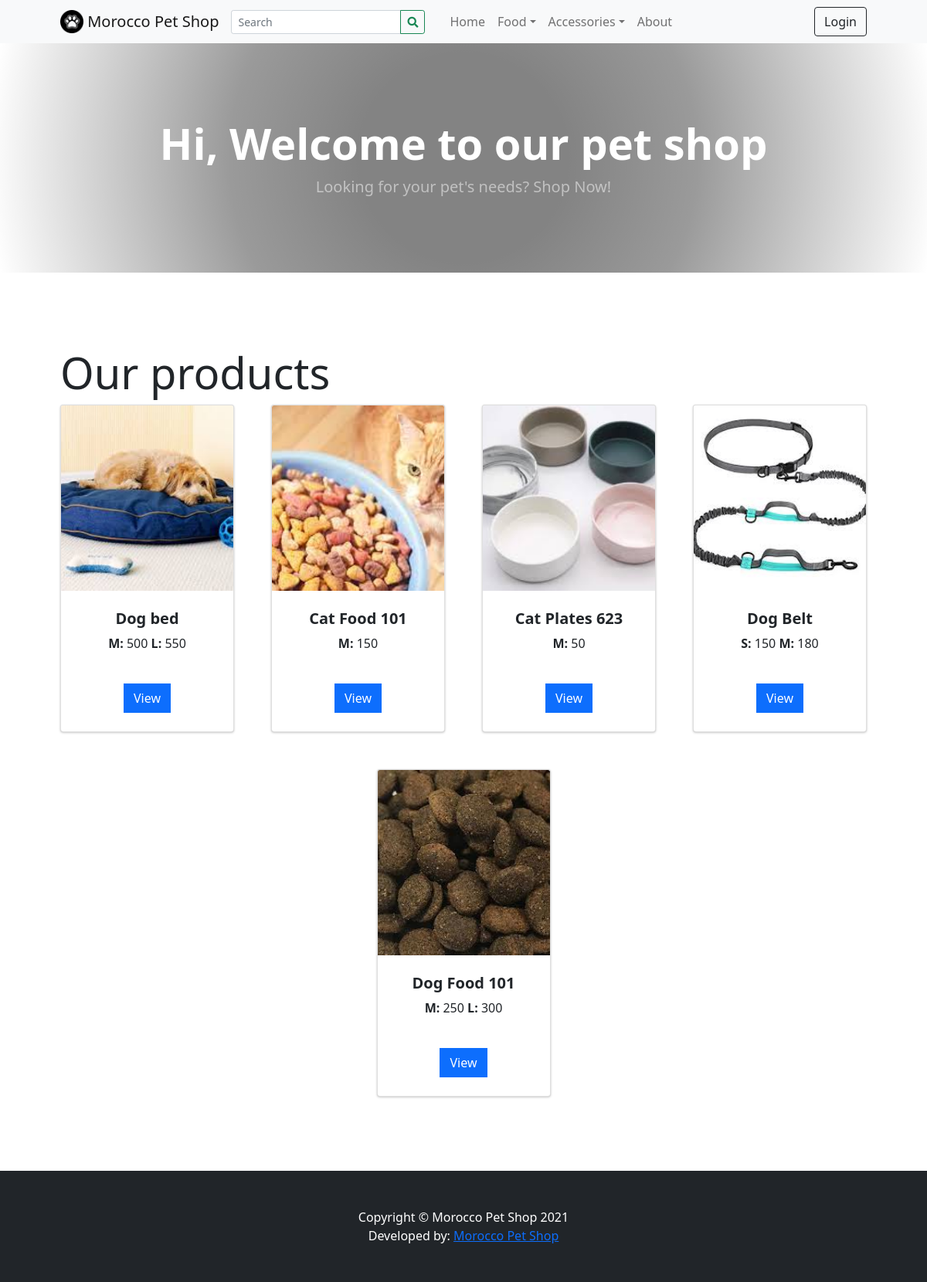
Before: / with the older database file.
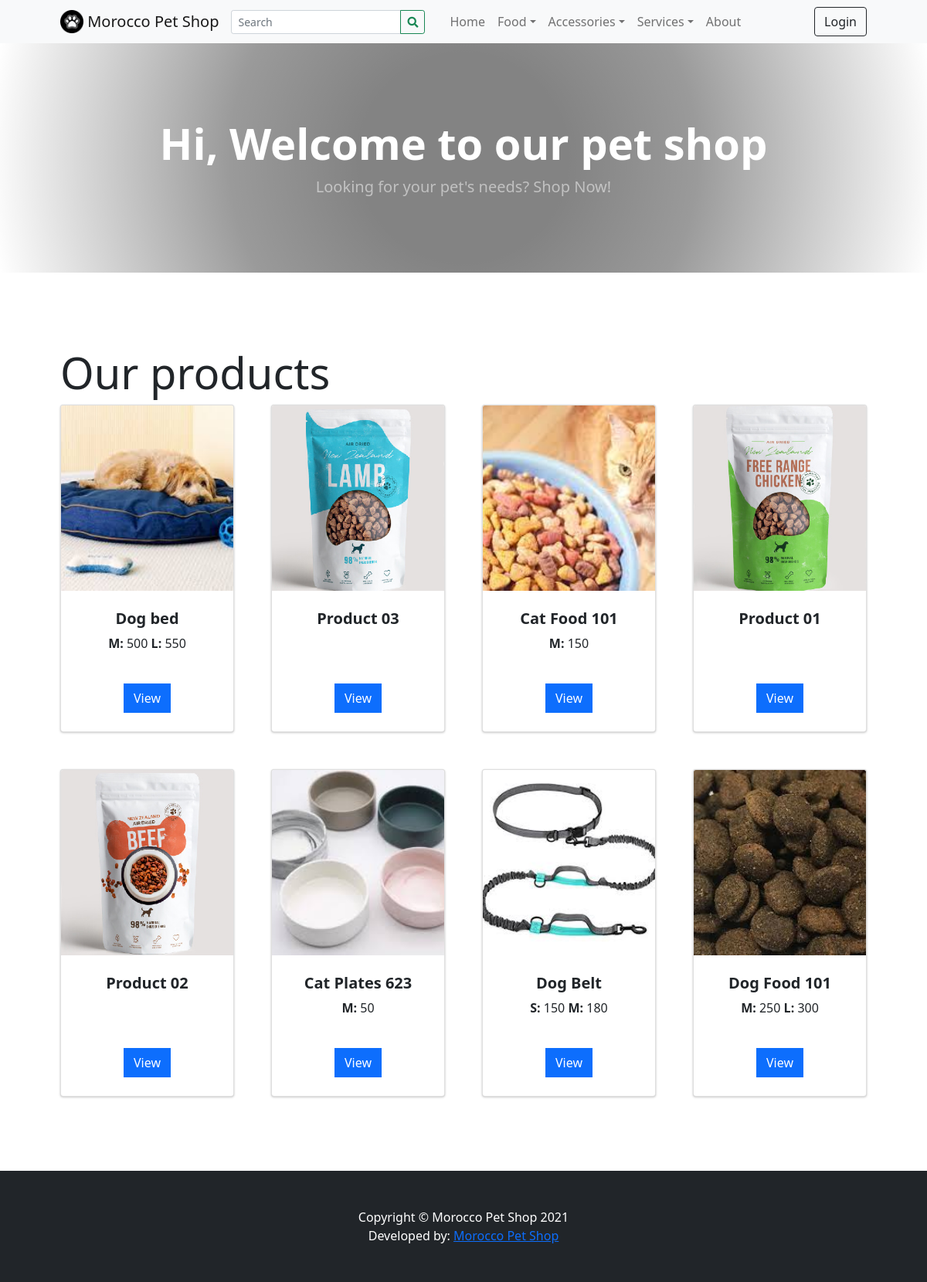
After: the same page with the newer database file.
### tables this page shows
CREATE TABLE `categories` (
  `id` int(30) NOT NULL,
  `category` varchar(250) NOT NULL,
  `description` text DEFAULT NULL,
  `status` tinyint(1) NOT NULL DEFAULT 1,
  `date_created` datetime NOT NULL DEFAULT current_timestamp()
);

CREATE TABLE `products` (
  `id` int(30) NOT NULL,
  `category_id` int(30) NOT NULL,
  `sub_category_id` int(30) NOT NULL,
  `product_name` varchar(250) NOT NULL,
  `description` text NOT NULL,
  `status` tinyint(1) NOT NULL DEFAULT 1,
  `date_created` datetime NOT NULL DEFAULT current_timestamp()
);

### classes/DBConnection.php (called while the page is built, shortened)
<?php
class DBConnection{
    private $host = DB_SERVER;
    private $username = DB_USERNAME;
    private $password = DB_PASSWORD;
    private $database = DB_NAME;
    public $conn;
    public function __construct(){
        if (!isset($this->conn)) {
            $this->conn = new mysqli($this->host, $this->username, $this->password, $this->database);
        }
    }
}
?>

### config.php (called while the page is built, shortened)
<?php
require_once('classes/DBConnection.php');
require_once('classes/SystemSettings.php');
function validate_image($file){
	if(!empty($file)){
		if(is_file(base_app.$file)){
			return base_url.$file;
		}else{
			return base_url.'dist/img/no-image-available.png';
		}
	}else{
		return base_url.'dist/img/no-image-available.png';
	}
}
?>

### inc/topBarNav.php (the view, shortened to what this page needs)
<nav class="navbar navbar-expand-lg navbar-light bg-light">
            <div class="container px-4 px-lg-5 ">
                <a class="navbar-brand" href="./">
                <img src="<?php echo validate_image($_settings->info('logo')) ?>" width="30" height="30" class="d-inline-block align-top" alt="" loading="lazy">
                <?php echo $_settings->info('short_name') ?>
                </a>
                <form class="form-inline" id="search-form">
                  <div class="input-group">
                    <input class="form-control form-control-sm form " type="search" placeholder="Search" aria-label="Search" name="search"  value="<?php echo isset($_GET['search']) ? $_GET['search'] : "" ?>"  aria-describedby="button-addon2">
                    <div class="input-group-append">
                      <button class="btn btn-outline-success btn-sm m-0" type="submit" id="button-addon2"><i class="fa fa-search"></i></button>
                    </div>
                  </div>
                </form>
                <div class="collapse navbar-collapse" id="navbarSupportedContent">
                    <ul class="navbar-nav me-auto mb-2 mb-lg-0 ms-lg-4">
                        <li class="nav-item"><a class="nav-link" aria-current="page" href="./">Home</a></li>
                        <?php
                        $cat_qry = $conn->query("SELECT * FROM categories where status = 1 ");
                        while($crow = $cat_qry->fetch_assoc()):
                          $sub_qry = $conn->query("SELECT * FROM sub_categories where status = 1 and parent_id = '{$crow['id']}' ");
                          if($sub_qry->num_rows <= 0):
                        ?>
                        <li class="nav-item"><a class="nav-link" aria-current="page" href="./?p=products&c=<?php echo md5($crow['id']) ?>"><?php echo $crow['category'] ?></a></li>
                        <?php else: ?>
                        <li class="nav-item dropdown">
                          <a class="nav-link dropdown-toggle" id="navbarDropdown<?php echo $crow['id'] ?>" href="#" role="button" data-toggle="dropdown" aria-expanded="false"><?php echo $crow['category'] ?></a></a>
                        </li>
                        <?php endif; ?>
                        <?php endwhile; ?>
                        <li class="nav-item"><a class="nav-link" href="./?p=about">About</a></li>
                    </ul>
                    <div class="d-flex align-items-center">
                      <?php if(!isset($_SESSION['userdata']['id'])): ?>
                        <button class="btn btn-outline-dark ml-2" id="login-btn" type="button">Login</button>
                        <?php endif; ?>
                    </div>
                </div>
            </div>
        </nav>

### inc/header.php (shortened to what this page needs)
<head>
    <link rel="stylesheet" href="<?php echo base_url ?>plugins/fontawesome-free/css/all.min.css">
    <link rel="stylesheet" href="<?php echo base_url ?>plugins/tempusdominus-bootstrap-4/css/tempusdominus-bootstrap-4.min.css">
  <link rel="stylesheet" href="<?php echo base_url ?>plugins/datatables-bs4/css/dataTables.bootstrap4.min.css">
  <link rel="stylesheet" href="<?php echo base_url ?>plugins/datatables-responsive/css/responsive.bootstrap4.min.css">
  <link rel="stylesheet" href="<?php echo base_url ?>plugins/datatables-buttons/css/buttons.bootstrap4.min.css">
  <link rel="stylesheet" href="<?php echo base_url ?>plugins/select2/css/select2.min.css">
  <link rel="stylesheet" href="<?php echo base_url ?>plugins/select2-bootstrap4-theme/select2-bootstrap4.min.css">
    <link rel="stylesheet" href="<?php echo base_url ?>plugins/icheck-bootstrap/icheck-bootstrap.min.css">
    <link rel="stylesheet" href="<?php echo base_url ?>plugins/jqvmap/jqvmap.min.css">
    <link rel="stylesheet" href="<?php echo base_url ?>dist/css/adminlte.css">
    <link rel="stylesheet" href="<?php echo base_url ?>dist/css/custom.css">
    <link rel="stylesheet" href="<?php echo base_url ?>assets/css/styles.css">
    <link rel="stylesheet" href="<?php echo base_url ?>plugins/overlayScrollbars/css/OverlayScrollbars.min.css">
    <link rel="stylesheet" href="<?php echo base_url ?>plugins/daterangepicker/daterangepicker.css">
    <link rel="stylesheet" href="<?php echo base_url ?>plugins/summernote/summernote-bs4.min.css">
  <link rel="stylesheet" href="<?php echo base_url ?>plugins/sweetalert2-theme-bootstrap-4/bootstrap-4.min.css">
  </head>

### home.php
 <header class="bg-dark py-5" id="main-header">
    <div class="container px-4 px-lg-5 my-5">
        <div class="text-center text-white">
            <h1 class="display-4 fw-bolder">Hi, Welcome to our pet shop</h1>
            <p class="lead fw-normal text-white-50 mb-0">Looking for your pet's needs? Shop Now!</p>
        </div>
    </div>
</header>
<section class="py-5">
    <div class="container px-4 px-lg-5 mt-5">
    <h3 class="display-4 fw-medium">Our products</h3>
        <div class="row gx-4 gx-lg-5 row-cols-md-3 row-cols-xl-4 justify-content-center">
            <?php
                $products = $conn->query("SELECT * FROM `products` where status = 1 order by rand() limit 8 ");
                while($row = $products->fetch_assoc()):
                    $upload_path = base_app.'/uploads/product_'.$row['id'];
                    $img = "";
                    if(is_dir($upload_path)){
                        $fileO = scandir($upload_path);
                        if(isset($fileO[2]))
                            $img = "uploads/product_".$row['id']."/".$fileO[2];
                    }
                    $inventory = $conn->query("SELECT * FROM inventory where product_id = ".$row['id']);
                    $inv = array();
                    while($ir = $inventory->fetch_assoc()){
                        $inv[$ir['size']] = number_format($ir['price']);
                    }
            ?>
            <div class="col mb-5">
                <div class="card h-100 product-item">
                    <img class="card-img-top w-100" src="<?php echo validate_image($img) ?>" alt="..." />
                    <div class="card-body p-4">
                        <div class="text-center">
                            <h5 class="fw-bolder"><?php echo $row['product_name'] ?></h5>
                            <?php foreach($inv as $k=> $v): ?>
                                <span><b><?php echo $k ?>: </b><?php echo $v ?></span>
                            <?php endforeach; ?>
                        </div>
                    </div>
                    <div class="card-footer p-4 pt-0 border-top-0 bg-transparent">
                        <div class="text-center">
                            <a class="btn btn-flat btn-primary "   href=".?p=view_product&id=<?php echo md5($row['id']) ?>">View</a>
                        </div>
                    </div>
                </div>
            </div>
            <?php endwhile; ?>
        </div>
    </div>
</section>

### inc/footer.php (shortened to what this page needs)
<footer class="py-5 bg-dark">
            <div class="container">
              <p class="m-0 text-center text-white">Copyright &copy; <?php echo $_settings->info('short_name') ?> 2021</p>
              <p class="m-0 text-center text-white">Developed by: <a href="mailto:xxx@gmail.com">Morocco Pet Shop</a></p>
          </div>
        </footer>

Changed rows visible on the page:
added categories: category "Services"
added products: shows a picture, product_name "Product 03"
added products: shows a picture, product_name "Product 01"
added products: shows a picture, product_name "Product 02"
